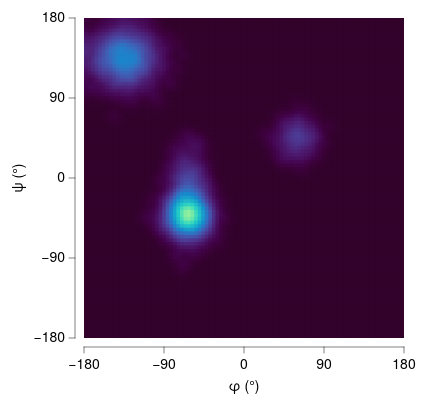

Write a Vega-Lite specification for this figure.
### Vega-Lite specification from a JSON file in a GitHub repository (floating-point values rounded to 4 significant figures; data arrays with more than 128 entries replaced by an {"elided": "..."} marker saying what was removed)
{"background": null, "config": {"arc": {"fill": "#DBDBDB", "fillOpacity": 1.0, "innerRadius": 40.0, "padAngle": 0.03, "stroke": "black", "strokeOpacity": 1, "strokeWidth": 0.25}, "area": {"fill": "#DBDBDB", "fillOpacity": 1.0, "stroke": "black", "strokeOpacity": 1, "strokeWidth": 0.25}, "axis": {"domain": true, "domainCap": "round", "domainColor": "black", "domainWidth": 0.25, "grid": false, "gridCap": "round", "gridColor": "#F1F1F1", "gridDash": [0, 0], "gridOpacity": 1.0, "gridWidth": 0.25, "labelColor": "black", "labelFont": "Helvetica Neue", "labelFontSize": 7, "labelFontStyle": "normal", "labelFontWeight": 400, "offset": 4.5, "ticks": true, "tickCap": "round", "tickColor": "black", "tickRound": false, "tickSize": 3, "tickWidth": 0.25, "titleColor": "black", "titleFont": "Helvetica Neue", "titleFontSize": 7, "titleFontStyle": "normal", "titleFontWeight": 400}, "axisX": {"domain": true, "labelAlign": "center", "labelAngle": 0, "labels": true, "ticks": true, "translate": 0}, "axisY": {"domain": true, "labelAlign": "right", "labelAngle": 0, "labels": true, "ticks": true, "translate": 0}, "axisRight": {"domain": true, "labelAlign": "left", "labelAngle": 0, "labels": true, "ticks": true, "translate": 0}, "axisTop": {"domain": true, "labelAlign": "center", "labelAngle": 0, "labels": true, "ticks": true, "translate": 0}, "axisBand": {"tickOffset": 0}, "bar": {"fill": "#DBDBDB", "fillOpacity": 1.0, "stroke": "black", "strokeOpacity": 1, "strokeWidth": 0.25}, "boxplot": {"size": 14.4, "ticks": {"cornerRadius": 0.25, "fill": "black", "opacity": 1, "size": 7.2, "thickness": 0.25}, "box": {"fillOpacity": 1.0, "stroke": "black", "strokeOpacity": 1, "strokeWidth": 0.25}, "median": {"cornerRadius": 0, "fill": "black", "fillOpacity": 1.0, "opacity": 1, "size": 14.4, "thickness": 0.25}, "rule": {"fill": "black", "fillOpacity": 1.0, "size": 16.0, "stroke": "black", "strokeDash": [0, 0], "strokeOpacity": 1, "strokeWidth": 0.25}, "outliers": {"color": "black", "fill": "black", "fillOpacity": 1.0, "size": 0, "stroke": "black", "strokeOpacity": 1, "strokeWidth": 0.25}}, "circle": {"fill": "black", "fillOpacity": 1.0, "size": 0.8, "stroke": null, "strokeOpacity": 1, "strokeWidth": 0.25}, "errorband": {"band": {"fillOpacity": 0.6, "stroke": null, "strokeWidth": 0.25, "strokeOpacity": 1}, "borders": {"opacity": 0, "strokeOpacity": 0.25, "strokeWidth": 1}}, "errorbar": {"opacity": 1, "rule": {"strokeDash": [0, 0], "strokeWidth": 0.25}, "ticks": {"color": "black", "cornerRadius": 0.125, "opacity": 1, "size": 9.6, "thickness": 0.25}, "thickness": 0.25}, "font": "Helvetica Neue", "geoshape": {"fill": "#DBDBDB", "fillOpacity": 1.0, "stroke": "black", "strokeOpacity": 1, "strokeWidth": 0.25}, "header": {"labelColor": "black", "labelFont": "Helvetica Neue", "labelFontSize": 7, "labelFontStyle": "normal", "labelFontWeight": 400, "titleColor": "black", "titleFont": "Helvetica Neue", "titleFontSize": 7, "titleFontStyle": "normal", "titleFontWeight": 400, "titlePadding": 0}, "legend": {"disable": false, "offset": 4.5, "titlePadding": 4, "labelOffset": 2, "gradientLabelOffset": 2, "gradientLength": 80.0, "gradientThickness": 8.0, "gradientOpacity": 1.0, "gradientStrokeColor": "black", "gradientStrokeWidth": 0.25, "labelColor": "black", "labelFont": "Helvetica Neue", "labelFontSize": 7, "labelFontStyle": "normal", "labelFontWeight": 400, "strokeColor": "black", "strokeWidth": 0, "symbolSize": 42, "symbolStrokeColor": "black", "symbolStrokeWidth": 0.25, "titleColor": "black", "titleFont": "Helvetica Neue", "titleFontSize": 7, "titleFontStyle": "normal", "titleFontWeight": 400}, "line": {"color": "black", "stroke": "black", "strokeCap": "round", "strokeDash": [0, 0], "strokeOpacity": 1, "strokeWidth": 0.375}, "point": {"filled": true, "fill": "#DBDBDB", "fillOpacity": 1.0, "size": 8.0, "stroke": "black", "strokeOpacity": 1, "strokeWidth": 0.25}, "range": {"category": ["#C6D9F1", "#F1C9CB", "#FEF0B9", "#CEE37A", "#7AA8E0", "#E589A3", "#FDDD5D", "#68B961", "#4177B1", "#C35082", "#E5C227", "#438156"], "diverging": {"scheme": ["#C35082", "#CE6D94", "#D989A7", "#E2A4BA", "#EABFCE", "#F1DBE2", "#F6F6F6", "#D7E0EB", "#B9CBE0", "#9BB6D5", "#7DA1C9", "#5F8CBD", "#4177B1"]}, "heatmap": {"scheme": ["#32022B", "#43044D", "#4C196E", "#4D338C", "#484DA6", "#3A68BB", "#1D83CA", "#1D9CCB", "#23B5C9", "#28CDC5", "#4DE0B4", "#91EE9F"]}, "ordinal": {"scheme": ["#F1F1F1", "#DBDBDB", "#C6C6C6", "#B2B2B2", "#9D9D9D", "#898989", "#767676", "#636363", "#515151", "#404040", "#2F2F2F", "#1F1F1F"]}, "ramp": {"scheme": ["#32022B", "#43044D", "#4C196E", "#4D338C", "#484DA6", "#3A68BB", "#1D83CA", "#1D9CCB", "#23B5C9", "#28CDC5", "#4DE0B4", "#91EE9F"]}}, "rule": {"color": "black", "stroke": "black", "strokeCap": "round", "strokeDash": [2, 2], "strokeOpacity": 1, "strokeWidth": 0.25}, "scale": {"bandPaddingInner": 0.1, "bandPaddingOuter": 0.1, "round": false}, "rect": {"fill": "#DBDBDB", "fillOpacity": 1.0, "stroke": "black", "strokeOpacity": 1, "strokeWidth": 0.25}, "square": {"fill": "#DBDBDB", "fillOpacity": 1.0, "size": 16.0, "stroke": "black", "strokeOpacity": 1, "strokeWidth": 0.25}, "text": {"color": "black", "font": "Helvetica Neue", "fontSize": 7, "fontStyle": "normal", "fontWeight": 400}, "tick": {"color": "black", "cornerRadius": 0.125, "opacity": 1.0, "size": 14.4, "thickness": 0.25}, "title": {"anchor": "middle", "frame": "group", "color": "black", "font": "Helvetica Neue", "fontSize": 7, "fontStyle": "normal", "fontWeight": 400, "subtitleColor": "black", "subtitleFont": "Helvetica Neue", "subtitleFontSize": "Helvetica Neue", "subtitleFontStyle": "normal", "subtitleFontWeight": 400}, "trail": {"color": "black", "opacity": 1, "size": 0.375}, "view": {"continuousWidth": 160, "continuousHeight": 160, "discreteWidth": 160, "discreteHeight": 160, "fill": null, "stroke": null, "strokeWidth": 0.25}}, "data": {"name": "data-77485fc8a4af4da665c5696b380fdae8"}, "mark": {"type": "rect", "clip": true, "stroke": null}, "encoding": {"color": {"field": "density", "legend": null, "title": null, "type": "quantitative"}, "x": {"axis": {"values": [-180, -90, 0, 90, 180]}, "field": "phi0", "scale": {"domain": [-180, 180], "nice": false}, "title": "φ (°)", "type": "quantitative"}, "x2": {"field": "phi1"}, "y": {"axis": {"values": [-180, -90, 0, 90, 180]}, "field": "psi0", "scale": {"domain": [-180, 180], "nice": false}, "title": "ψ (°)", "type": "quantitative"}, "y2": {"field": "psi1"}}, "$schema": "https://vega.github.io/schema/vega-lite/v6.4.1.json", "datasets": {"data-77485fc8a4af4da665c5696b380fdae8": {"elided": "8100 records"}}}
